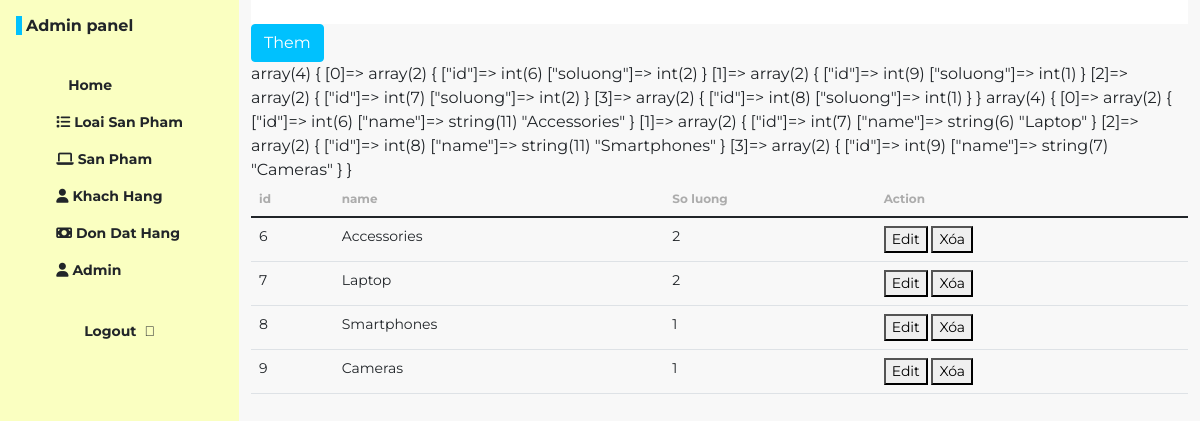
/admin/pages/category_list.php, run on the app's committed database.
### tables this page shows
CREATE TABLE IF NOT EXISTS `categories` (
  `id` int NOT NULL AUTO_INCREMENT,
  `name` varchar(200) NOT NULL,
  PRIMARY KEY (`id`)
);

### admin/pages/category_list.php (the view, shortened to what this page needs)
<!DOCTYPE html>
<html lang="en">
<head>
    <link rel="stylesheet" href="../css/bootstrap.css">
    <link rel="stylesheet" href="../css/style.css">
    <link rel="stylesheet" href="https://pro.fontawesome.com/releases/v5.10.0/css/all.css"
 />
</head>
<body class="bg-content">
    <main class="dashboard d-flex">
        <?php
            include "include/sidebar.php";
            include '../config/config.php';
            ?>
                <div class="container-fluid px">
        <?php
            include "include/header.php";
            $cate = $conn -> query("SELECT * FROM categories ");
            $cate->execute();
            $countCate = $cate->fetchAll(PDO::FETCH_ASSOC);
            $demsanpham = $conn -> query("SELECT categories.id , COUNT(products.id)as soluong FROM categories  LEFT JOIN products ON categories.id = products.category_id GROUP BY categories.name");
            $demsanpham->execute();
            $count = $demsanpham->fetchAll(PDO::FETCH_ASSOC);
        ?>
        <?php
            include 'category/categoryadd.php'
        ?>
                <?php         var_dump($count);
                var_dump($countCate);?>
             <table class="table">
            <thead>
                <tr>
                <th scope="col">id</th>
                <th scope="col">name</th>
                <th scope="col">So luong</th>
                <th scope="col">Action</th>
                </tr>
            </thead>
            <tbody>
                <?php foreach($countCate as $r){
                     ?>
                <tr>
                <td><?php echo $r['id'] ?></td>
                <td><?php echo $r['name'] ?></td>
                <td>
                <?php
                    foreach($count as $dem)
                    {
                    if(in_array($dem['id'], $r))
                    {
                        echo $dem['soluong'];
                    }
                }
                ?>
                </td>
                <td><a href="category/formcate.php?id= <?php echo $r['id'] ?>"><button>Edit</button></a> <button onclick="confirmDelete()">Xóa</button></td>
                <?php } ?>
            </tbody>
            </table>
    </main>
</body>
</html>

### admin/css/style.css (style rules this page uses)
* { font-family: 'Montserrat',sans-serif; font-style: normal; }
.bg-content { background:#F8F8F8; }
.table th { font-size: 12px; color:#ACACAC; }
table tbody { font-size: 14px; }
.table a { color:#00C1FE; }

### data on the page
categories: id "6", name "Accessories", soluong "2"
categories: id "7", name "Laptop", soluong "2"
categories: id "8", name "Smartphones", soluong "1"
categories: id "9", name "Cameras", soluong "1"
